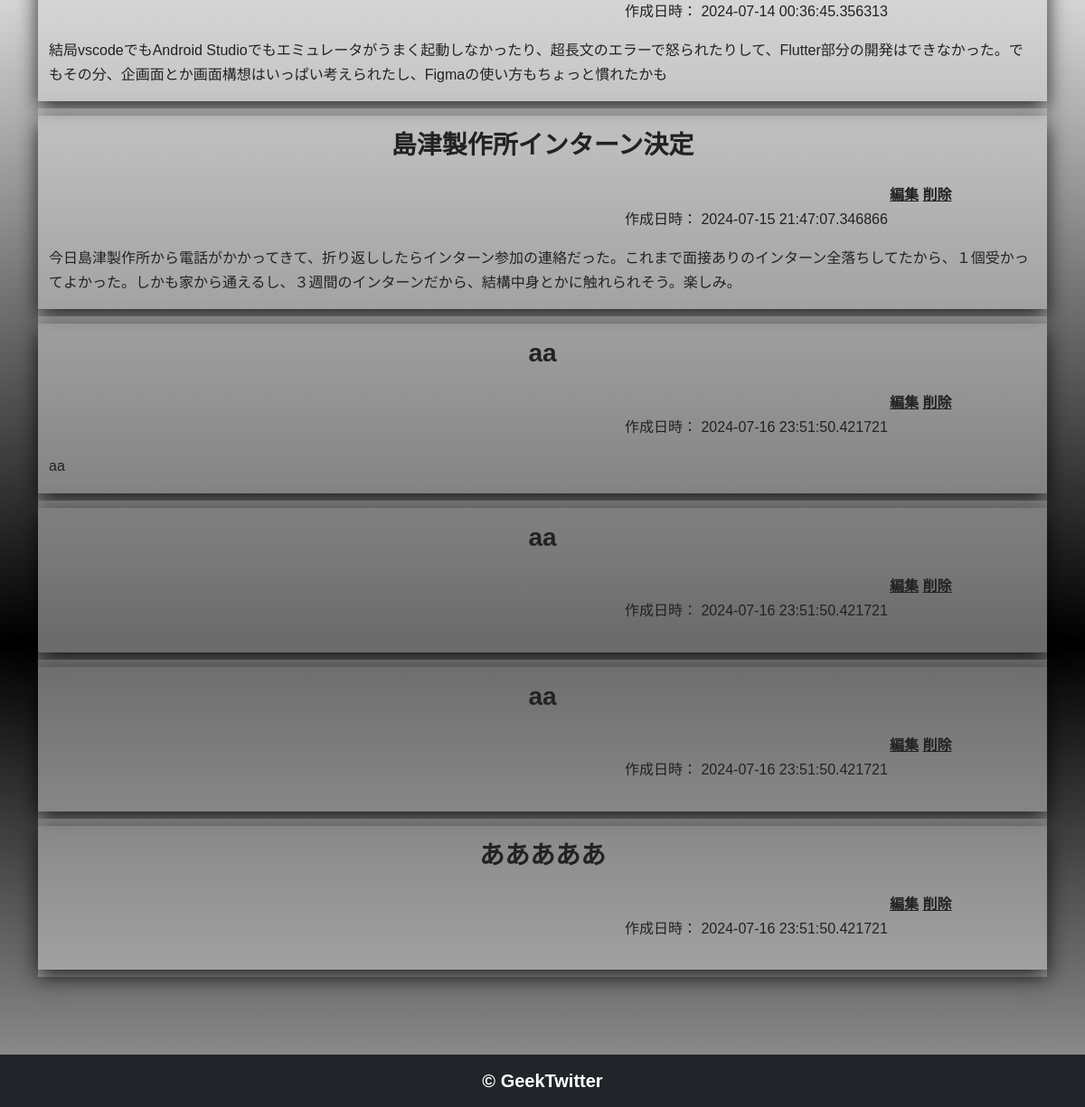
Before: /index (signed in, lower part) with the older database file.
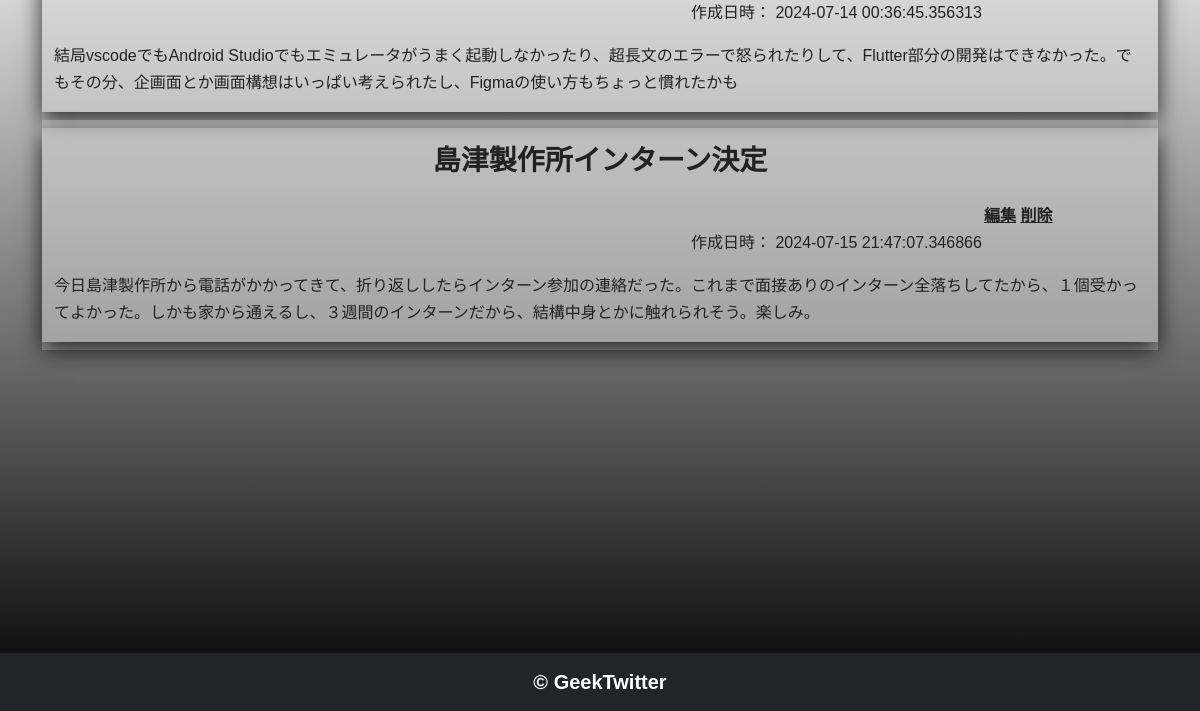
After: the same page with the newer database file.
### app.py (models this page shows)
class Post(db.Model):
    id = db.Column(
        db.Integer, primary_key=True
    )  # primary_key : それぞれの投稿を判断する主Key
    title = db.Column(db.String(50), nullable=False)
    body = db.Column(db.String(400), nullable=False)
    created_at = db.Column(
        db.DateTime, nullable=False, default=datetime.now(pytz.timezone("Asia/Tokyo"))
    )

### app.py (the view)
@app.route("/index", methods=["GET", "POST"])
@login_required
def index():
    if request.method == "POST":
        text_input = request.form.get("search")
        print(f"text_input : {text_input}")
        if (text_input is None) or len(text_input) == 0:
            posts = Post.query.all()
        else:
            posts = (
                db.session.query(Post)
                .filter(
                    or_(
                        Post.body.contains(text_input),
                        Post.title.contains(text_input),
                    )
                )
                .all()
            )
        return render_template("index.html", posts=posts)
    else:
        posts = Post.query.all()
        return render_template("index.html", posts=posts)

### app.py (called while the page is built)
@login_manager.user_loader
def load_user(user_id):
    return User.query.get(int(user_id))

### templates/index.html (shortened to what this page needs)
{% extends "base.html" %}
{% block content %}
<div class="container">
    {% for post in posts %}
    <article>
        <div class="container py-2 post-box">
            <div class="row card-effect">
                <h3 class="text-center mx-auto py-3"><b>{{post.title}}</b></h3>
                <div class="col-md-10"></div>
                <div class="col-md-2 mx-auto">
                    <a href="/{{post.id}}/update" role = "button">編集</a>
                    <a href="/{{post.id}}/delete" role = "button">削除</a>
                </div>
                <div class="row">
                    <div class="col-md-7"></div>
                    <p class="col-md-5">作成日時： {{post.created_at}}</p>
                </div>
                <p class="container">{{post.body}}</p>
            </div>
        </div>
    </article>
{% endfor %}
</div>
{% endblock %}

### templates/base.html (shortened to what this page needs)
<!DOCTYPE html>
<html lang="ja">
<head>
    <link href="https://cdn.jsdelivr.net/npm/bootstrap@5.3.0/dist/css/bootstrap.min.css" rel="stylesheet">
</head>
<body>
        {% block content %}
        {% endblock %}
    <div class="my-5 py-5"></div>
    <footer class="d-flex justify-content-center fixed-bottom bg-dark text-white footer">
        <div><b>© GeekTwitter</b></div>
    </footer>
</body>
</html>

### templates/base.html (style rules this page uses)
* { box-sizing: border-box; }
:root { --primary: #0d6efd; --dark: rgb(34, 34, 34); --body: rgb(248, 248, 248); --box-shadow: 0 8px 22px rgba(0, 0, 0, 0.8); }
body { height: 1500px; margin-bottom: 200px; padding-bottom: 120px; padding-top: 80px; font-family: "Sora", sans-serif; line-height: 1.7; background: linear-gradient(black, white, black); }
a, h3 { color: var(--dark); text-decoration: none; font-weight: 700; }
a { text-decoration: underline; }
p { color: var(--dark); }
.card-effect { box-shadow: var(--box-shadow); }
.post-box { background-color: rgba(214, 214, 214, 0.5); }
.footer { padding: 1% 0; font-size: 20px; }

Changed rows visible on the page:
removed Post: title "aa", created_at "2024-07-16 23:51:50.421721", body "aa"
removed Post: title "aa", created_at "2024-07-16 23:51:50.421721"
removed Post: title "aa", created_at "2024-07-16 23:51:50.421721"
removed Post: title "あああああ", created_at "2024-07-16 23:51:50.421721"
